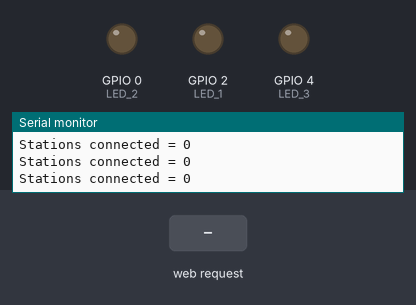
Simulated run of this sketch. Board: ESP8266 (NodeMCU). On the bench: output pins drawn as LEDs (lit = HIGH), the last lines printed to the serial monitor. Dashed ring = blinking. The inputs (shaded band) are chosen by the test bench.

Above: at 1.7 s.
1.8 s: HTTP request GET /SEQUENCE received
At 2.4 s:
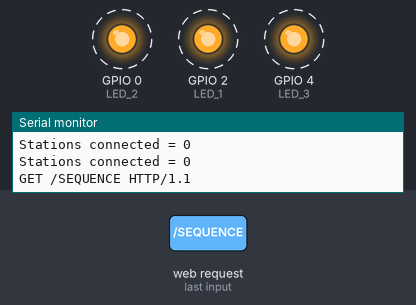
Timing chart, 0 to 9.0 s (numbered marks = the images above; inputs shaded):
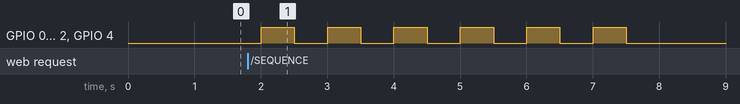

The sketch:

IMP_led.ino
```cpp
#include <ESP8266WiFi.h>

int LED_1 = 2;
int LED_2 = 0;
int LED_3 = 4;

WiFiServer server(80);
String request = "";

void setup()
{
  Serial.begin(115200);
  Serial.println();
  ESP.eraseConfig();
  delay(500);

  Serial.print("Setting LED pins...");
  pinMode(LED_1, OUTPUT);
  pinMode(LED_2, OUTPUT);
  pinMode(LED_3, OUTPUT);

  Serial.print("Setting soft-AP...");
  boolean result = WiFi.softAP("LEDcontrol", "ledcontrol");
  if(result == true) {
    Serial.println("WIFI Ready");
    Serial.print("Soft-AP IP address = ");
    Serial.println(WiFi.softAPIP());
    server.begin();
  }
  else {
    Serial.println("WIFI start Failed!");
  }
}

void loop()
{
  Serial.printf("Stations connected = %d\n", WiFi.softAPgetStationNum());
  WiFiClient client = server.available(); //select client
  if (!client)  {
    delay(300);
    return;
  } // if noone is connected -> return
  request = client.readStringUntil('\n'); //we only need first line
  Serial.println(request);
  if       ( request.indexOf("LED1ON") > 0 )  { digitalWrite(LED_1, HIGH);  }
  else if  ( request.indexOf("LED1OFF") > 0 ) { digitalWrite(LED_1, LOW);   }
  else if  ( request.indexOf("LED2ON") > 0 )  { digitalWrite(LED_2, HIGH);  }
  else if  ( request.indexOf("LED2OFF") > 0 ) { digitalWrite(LED_2, LOW);   }
  else if  ( request.indexOf("LED3ON") > 0 )  { digitalWrite(LED_3, HIGH);  }
  else if  ( request.indexOf("LED3OFF") > 0 ) { digitalWrite(LED_3, LOW);   }
  else if (request.indexOf("SEQUENCE") > 0 ){
    int i = 0;
      while(i < 6) {
        digitalWrite(LED_3, HIGH);
        digitalWrite(LED_2, HIGH);
        digitalWrite(LED_1, HIGH);

        delay(500);

        digitalWrite(LED_3, LOW);
        digitalWrite(LED_2, LOW);
        digitalWrite(LED_1, LOW);

        delay(500);
        i = i+1;
      }
      i = 0;
    }
  client.println("HTTP/1.1 204 No Content\r\n\r\n\0");
  client.flush();
}
```

Measured:
- after the input at 1.8 s, GPIO 0 (LED_2), GPIO 2 (LED_1), GPIO 4 (LED_3): alternates HIGH for 0.50 s and LOW for 0.50 s, 12 changes in all, then stays LOW, starting after 0.21 s
